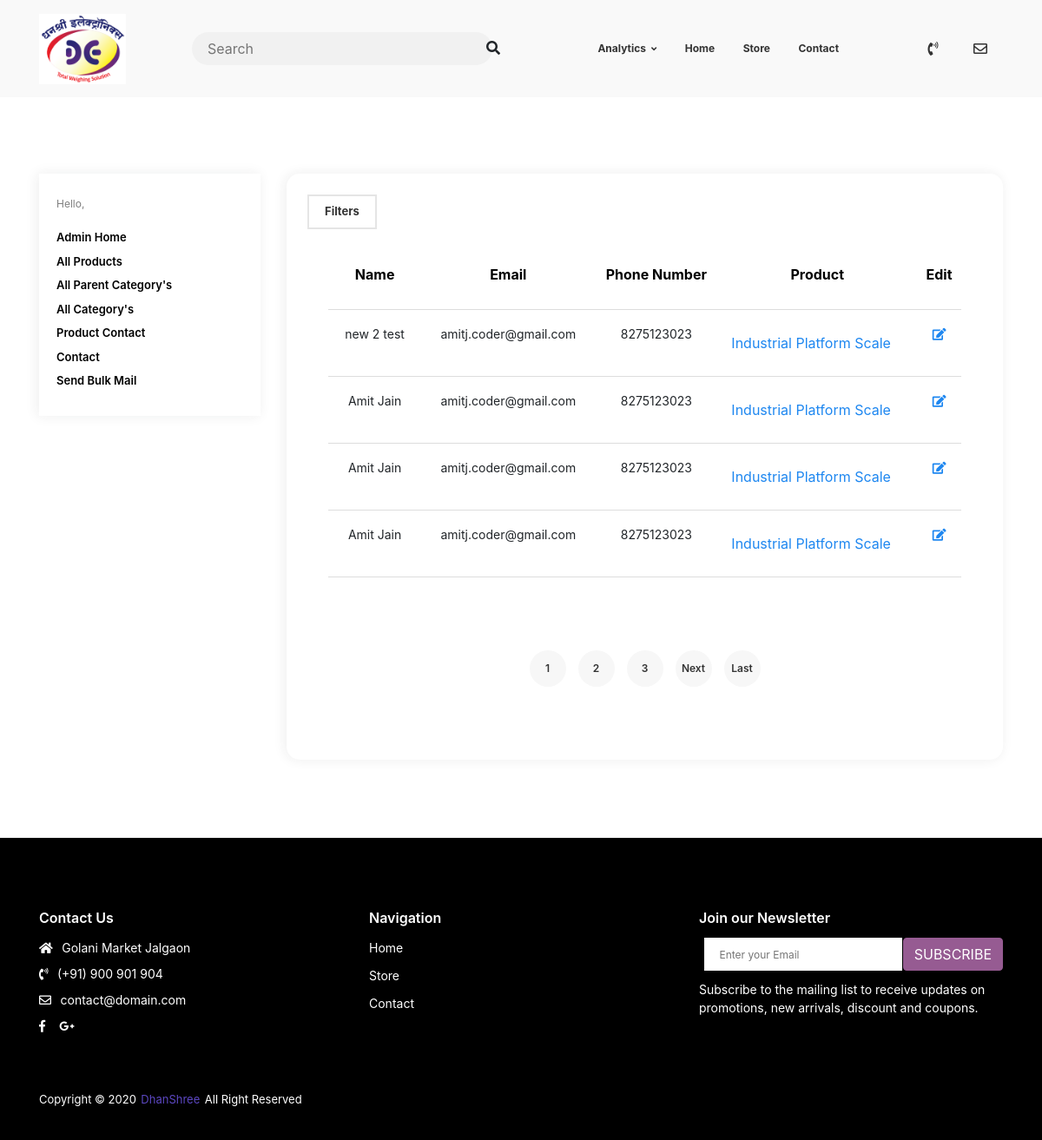
Page /analytics/product/contact/ (signed in) on the committed database.
### products/models.py (models this page shows, shortened)
class ProductContact(models.Model):
    name = models.CharField(max_length=100)
    email = models.EmailField(null=True, blank=True)
    mobile = models.BigIntegerField()
    product = models.ForeignKey(Product, on_delete=models.CASCADE)
    date = models.DateField(default=timezone.now)
    read = models.BooleanField(default=False)
    class Meta:
        ordering = ['-date']

class Product(models.Model):
    category = models.ForeignKey(Category, on_delete=models.CASCADE)
    title = models.CharField(max_length=200, unique=True)
    label = models.CharField(choices=LABEL_CHOICES, max_length=11, null=True, blank=True,
                             help_text="Item is of Sale, New Arrival etc or leave it blank for no label. \
                                        (Label will be displayed over a item.)")
    slug = models.SlugField(unique=True)
    model = models.TextField(null=True, blank=True, max_length=200)
    capacity = models.TextField(null=True, blank=True, max_length=200)
    e_value = models.TextField(null=True, blank=True, max_length=200)
    platform_size = models.TextField(null=True, blank=True, max_length=200)
    weighing_capacity = models.CharField(help_text='Weighing capacity', null=True, blank=True, max_length=200)
    use = models.CharField(null=True, blank=True, max_length=200)
    brand = models.CharField(null=True, blank=True, max_length=200)
    display_type = models.CharField(null=True, blank=True, max_length=200)
    material = models.CharField(null=True, blank=True, max_length=200)
    battery_type = models.CharField(null=True, blank=True, max_length=200)
    power_consumption = models.CharField(null=True, blank=True, max_length=200)
    voltage = models.CharField(null=True, blank=True, max_length=200)
    operating_temperature = models.CharField(null=True, blank=True, max_length=200)
    no_of_digits = models.CharField(null=True, blank=True, max_length=200)
    digit_height = models.CharField(null=True, blank=True, max_length=200)
    options = models.TextField(help_text='Overview product', null=True, blank=True)
    image_main = models.ImageField(upload_to='products', null=True, blank=True)
    image_2 = models.ImageField(upload_to='products', null=True, blank=True)
    image_3 = models.ImageField(upload_to='products', null=True, blank=True)
    image_4 = models.ImageField(upload_to='products', null=True, blank=True)
    image_5 = models.ImageField(upload_to='products', null=True, blank=True)
    is_active = models.BooleanField(default=True)
    trending = models.BooleanField(default=False)
    date_added = models.DateTimeField(auto_now_add=True)
    class Meta:
        db_table = 'products_product'
        ordering = ['title']
    def __str__(self):
        return self.title

### analytics/views.py (the view)
# urls.py: path('product/contact/', views.AdminProductContactListView.as_view(), name='admin-product-contact'),
class AdminProductContactListView(LoginRequiredMixin, UserPassesTestMixin, ListView):
    model = ProductContact
    paginate_by = 4
    template_name = "analytics/product_contact_list_admin.html"
    def get_context_data(self, **kwargs):
        context = super().get_context_data(**kwargs)
        current_query = ProductContact.objects.all()
        category_filter = ProductContactFilter(self.request.GET, queryset=current_query)
        context['filter'] = category_filter
        if len(category_filter.qs) != len(current_query):
            context['object_list'] = category_filter.qs
            if len(category_filter.qs) < self.paginate_by:
                context['is_paginated'] = False
        return context
    def test_func(self):  # Giving only staff the permission to add Category
        return self.request.user.is_staff is True

### products/templatetags/products_extras.py (called while the page is built)
@register.simple_tag
def filter_url(value, field_name, urlencode=None):
    url = '?{}={}'.format(field_name, value)
    if urlencode:
        querystring = urlencode.split('&')
        filtered_querystring = filter(lambda p: p.split('=')[0] != field_name, querystring)
        encoded_querystring = '&'.join(filtered_querystring)
        url = '{}&{}'.format(url, encoded_querystring)
    return url

### analytics/templates/analytics/product_contact_list_admin.html (shortened to what this page needs)
{% extends "analytics/base.html" %}
{% load crispy_forms_tags %}
{% load products_extras %}
{% load widget_tweaks %}
{% block data %}
<div class="tool-style__group u-s-m-b-8">
    <span class="js-shop-filter-target" data-side="#side-filter">Filters</span>
</div>
<div class="dash__pad-2">
<table width="100%">
    <tr>
        <th><p align="center" style="color: #000;font-size: 1em;">Name</p></th>
        <th><p align="center" style="color: #000;font-size: 1em;">Email</p></th>
        <th><p align="center" style="color: #000;font-size: 1em;">Phone Number</p></th>
        <th><p align="center" style="color: #000;font-size: 1em;">Product</p></th>
        <th><p align="center" style="color: #000;font-size: 1em;">Edit</p></th>
    </tr>
    {% for object in object_list %}
    <tr>
        <td style="padding: 1em;"><p align="center">{{ object.name }}</p></td>
        <td style="padding: 1em;"><p align="center">{{ object.email }}</p></td>
        <td style="padding: 1em;"><p align="center">{{ object.mobile }}</p></td>
        <td style="padding: 1em;"><a align="center" href="{% url 'product-detail-view' object.product.id %}">{{ object.product }}</a></td>
        <td style="padding: 1em;"><p align="center"><a href="{% url 'admin-product-contact-update'  object.id %}"><i class="fas fa-edit"></i></a></p></td>
    </tr>
    {% endfor %}
</table>
</div>
<div class="u-s-p-y-60">
    <ul class="shop-p__pagination">
        {% if is_paginated %}
            {% for num in page_obj.paginator.page_range %}
                {% if page_obj.number == num %}
                    <li class="is-active"><a href="{% filter_url num 'page' request.GET.urlencode %}">{{ num }}</a></li>
                    {% elif num > page_obj.number|add:'-3' and num < page_obj.number|add:'3' %}
                    <li class="is-active"><a href="{% filter_url num 'page' request.GET.urlencode %}">{{ num }}</a></li>
                {% endif %}
            {% endfor %}
            {% if page_obj.has_next %}
                <li class="is-active"><a href="{% filter_url page_obj.next_page_number 'page' request.GET.urlencode %}">Next</a></li>
                <li class="is-active"><a href="{% filter_url page_obj.paginator.num_pages 'page' request.GET.urlencode %}">Last</a></li>
            {% endif %}
        {% endif %}
    </ul>
</div>
{% endblock data %}

### home/static/home/css/all.css (style rules this page uses)
.fa, .fas, .far, .fal, .fad, .fab { -moz-osx-font-smoothing: grayscale; -webkit-font-smoothing: antialiased; display: inline-block; font-style: normal; font-variant: normal; text-rendering: auto; line-height: 1; }
.fa-edit:before { content: "\f044"; }
.fa, .fas { font-family: 'Font Awesome 5 Free'; font-weight: 900; }

### analytics/templates/analytics/product_contact_list_admin.html (style rules this page uses)
th, td { padding: 8px; border-bottom: 1px solid #ddd; }

### rows in the picture
ProductContact: name "new 2 test", email "amitj.coder@gmail.com", mobile "8275123023", product "Industrial Platform Scale"
ProductContact: name "Amit Jain", email "amitj.coder@gmail.com", mobile "8275123023", product "Industrial Platform Scale"
ProductContact: name "Amit Jain", email "amitj.coder@gmail.com", mobile "8275123023", product "Industrial Platform Scale"
ProductContact: name "Amit Jain", email "amitj.coder@gmail.com", mobile "8275123023", product "Industrial Platform Scale"

### other values in the picture
{{ num }} "1"
{{ num }} "2" "3"
